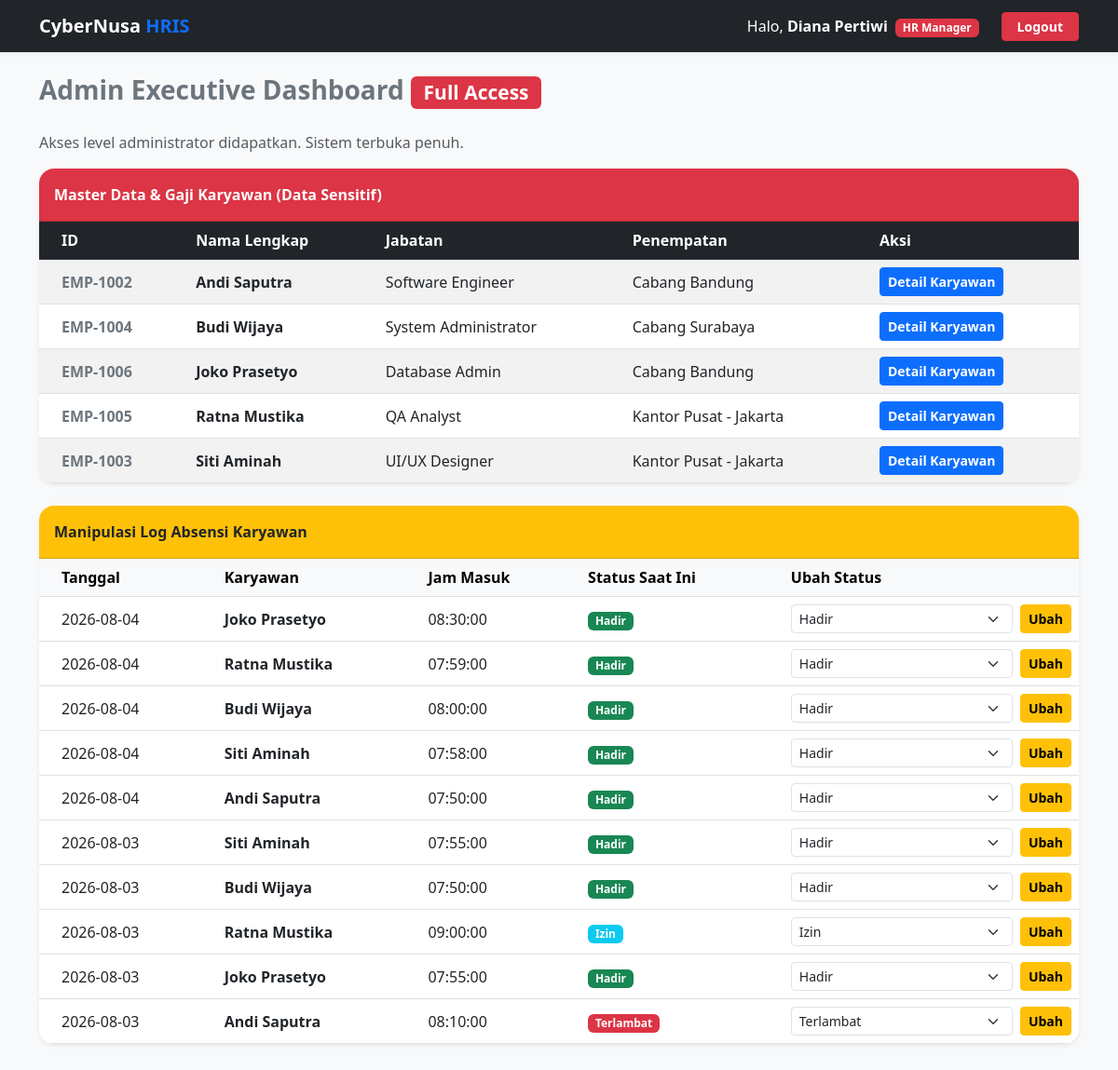
/dashboard.php (signed in), run on the app's committed database.
### tables this page shows
CREATE TABLE `users` (
  `id_user` int NOT NULL,
  `username` varchar(50) NOT NULL,
  `password` varchar(255) NOT NULL,
  `role` enum('admin','karyawan') NOT NULL,
  `nama_lengkap` varchar(100) NOT NULL,
  `jabatan` varchar(50) NOT NULL,
  `penempatan` varchar(100) NOT NULL
);

CREATE TABLE `absensi` (
  `id_absen` int NOT NULL,
  `id_user` int NOT NULL,
  `tanggal` date NOT NULL,
  `jam_masuk` time NOT NULL,
  `lokasi` varchar(100) NOT NULL,
  `status` varchar(20) NOT NULL
);

### dashboard.php (the view, shortened to what this page needs)
<?php
require 'config.php';
$role = $_SESSION['role'];
?>
<!DOCTYPE html>
<html lang="id">
<head>
    <link href="https://cdn.jsdelivr.net/npm/bootstrap@5.3.0/dist/css/bootstrap.min.css" rel="stylesheet">
</head>
<body class="bg-light">
<nav class="navbar navbar-expand-lg navbar-dark bg-dark mb-4 shadow-sm">
    <div class="container">
        <a class="navbar-brand fw-bold text-primary" href="#"><span class="text-white">CyberNusa</span> HRIS</a>
        <div class="d-flex align-items-center text-white">
            <span class="me-4 d-none d-md-block">Halo, <strong><?= $_SESSION['nama_lengkap'] ?></strong> <span class="badge bg-danger ms-1"><?= $_SESSION['jabatan'] ?></span></span>
            <a href="logout.php" class="btn btn-danger btn-sm fw-bold px-3">Logout</a>
        </div>
    </div>
</nav>
<div class="container pb-5">
    <?php if($role == 'admin'): ?>
        <h3 class="mb-4 fw-bold text-secondary">Admin Executive Dashboard <span class="badge bg-danger">Full Access</span></h3>
        <p class="text-muted">Akses level administrator didapatkan. Sistem terbuka penuh.</p>
        <div class="row">
            <div class="col-md-12 mb-4">
                <div class="card shadow-sm border-0 rounded-4 overflow-hidden">
                    <div class="card-header bg-danger text-white fw-bold py-3">Master Data & Gaji Karyawan (Data Sensitif)</div>
                    <div class="card-body p-0">
                        <div class="table-responsive">
                            <table class="table table-striped mb-0 align-middle">
                                <thead class="table-dark">
                                    <tr>
                                        <th class="ps-4">ID</th>
                                        <th>Nama Lengkap</th>
                                        <th>Jabatan</th>
                                        <th>Penempatan</th>
                                        <th>Aksi</th>
                                    </tr>
                                </thead>
                                <tbody>
                                    <?php
                                    $q_users = mysqli_query($conn, "SELECT * FROM users WHERE role='karyawan' ORDER BY nama_lengkap ASC");
                                    while($row = mysqli_fetch_assoc($q_users)){
                                        echo "<tr>
                                                <td class='ps-4 fw-bold text-secondary'>EMP-100{$row['id_user']}</td>
                                                <td class='fw-semibold'>{$row['nama_lengkap']}</td>
                                                <td>{$row['jabatan']}</td>
                                                <td>{$row['penempatan']}</td>
                                                <td>
                                                    <a href='edit_karyawan.php?id={$row['id_user']}' class='btn btn-sm btn-primary fw-bold'>Detail Karyawan</a>
                                                </td>
                                              </tr>";
                                    }
                                    ?>
                                </tbody>
                            </table>
                        </div>
                    </div>
                </div>
            </div>
            <div class="col-md-12">
                <div class="card shadow-sm border-0 rounded-4 overflow-hidden">
                    <div class="card-header bg-warning text-dark fw-bold py-3">Manipulasi Log Absensi Karyawan</div>
                    <div class="card-body p-0">
                        <div class="table-responsive">
                            <table class="table table-hover mb-0 align-middle">
                                <thead class="table-light">
                                    <tr>
                                        <th class="ps-4">Tanggal</th>
                                        <th>Karyawan</th>
                                        <th>Jam Masuk</th>
                                        <th>Status Saat Ini</th>
                                        <th>Ubah Status</th>
                                    </tr>
                                </thead>
                                <tbody>
                                    <?php
                                    $q_absen = mysqli_query($conn, "SELECT absensi.*, users.nama_lengkap FROM absensi JOIN users ON absensi.id_user = users.id_user ORDER BY absensi.tanggal DESC LIMIT 10");
                                    while($row = mysqli_fetch_assoc($q_absen)){
                                        $badge = 'success';
                                        if($row['status'] == 'Terlambat') $badge = 'danger';
                                        if($row['status'] == 'Izin') $badge = 'info';
                                        echo "<tr>
                                                <td class='ps-4'>{$row['tanggal']}</td>
                                                <td class='fw-bold'>{$row['nama_lengkap']}</td>
                                                <td>{$row['jam_masuk']}</td>
                                                <td><span class='badge bg-{$badge}'>{$row['status']}</span></td>
                                                <td>
                                                    <form method='POST' class='d-flex gap-2'>
                                                        <input type='hidden' name='id_absen' value='{$row['id_absen']}'>
                                                        <select name='status_baru' class='form-select form-select-sm'>
                                                            <option value='Hadir' ".($row['status']=='Hadir'?'selected':'').">Hadir</option>
                                                            <option value='Terlambat' ".($row['status']=='Terlambat'?'selected':'').">Terlambat</option>
                                                            <option value='Izin' ".($row['status']=='Izin'?'selected':'').">Izin</option>
                                                        </select>
                                                        <button type='submit' name='ubah_absen' class='btn btn-sm btn-warning fw-bold'>Ubah</button>
                                                    </form>
                                                </td>
                                              </tr>";
                                    }
                                    ?>
                                </tbody>
                            </table>
                        </div>
                    </div>
                </div>
            </div>
        </div>
    <?php endif; ?>
</div>
</body>
</html>

### data on the page
users: id_user "2", nama_lengkap "Andi Saputra", jabatan "Software Engineer", penempatan "Cabang Bandung"
users: id_user "4", nama_lengkap "Budi Wijaya", jabatan "System Administrator", penempatan "Cabang Surabaya"
users: id_user "6", nama_lengkap "Joko Prasetyo", jabatan "Database Admin", penempatan "Cabang Bandung"
users: id_user "5", nama_lengkap "Ratna Mustika", jabatan "QA Analyst", penempatan "Kantor Pusat - Jakarta"
users: id_user "3", nama_lengkap "Siti Aminah", jabatan "UI/UX Designer", penempatan "Kantor Pusat - Jakarta"
absensi: tanggal "2026-08-04", id_user.nama_lengkap "Joko Prasetyo", jam_masuk "08:30:00", status "Hadir", status_baru "Hadir"
absensi: tanggal "2026-08-04", id_user.nama_lengkap "Ratna Mustika", jam_masuk "07:59:00", status "Hadir", status_baru "Hadir"
absensi: tanggal "2026-08-04", id_user.nama_lengkap "Budi Wijaya", jam_masuk "08:00:00", status "Hadir", status_baru "Hadir"
absensi: tanggal "2026-08-04", id_user.nama_lengkap "Siti Aminah", jam_masuk "07:58:00", status "Hadir", status_baru "Hadir"
absensi: tanggal "2026-08-04", id_user.nama_lengkap "Andi Saputra", jam_masuk "07:50:00", status "Hadir", status_baru "Hadir"
absensi: tanggal "2026-08-03", id_user.nama_lengkap "Siti Aminah", jam_masuk "07:55:00", status "Hadir", status_baru "Hadir"
absensi: tanggal "2026-08-03", id_user.nama_lengkap "Budi Wijaya", jam_masuk "07:50:00", status "Hadir", status_baru "Hadir"
absensi: tanggal "2026-08-03", id_user.nama_lengkap "Ratna Mustika", jam_masuk "09:00:00", status "Izin", status_baru "Izin"
absensi: tanggal "2026-08-03", id_user.nama_lengkap "Joko Prasetyo", jam_masuk "07:55:00", status "Hadir", status_baru "Hadir"
absensi: tanggal "2026-08-03", id_user.nama_lengkap "Andi Saputra", jam_masuk "08:10:00", status "Terlambat", status_baru "Terlambat"

### other printed values
$_SESSION['nama_lengkap'] "Diana Pertiwi"
$_SESSION['jabatan'] "HR Manager"
